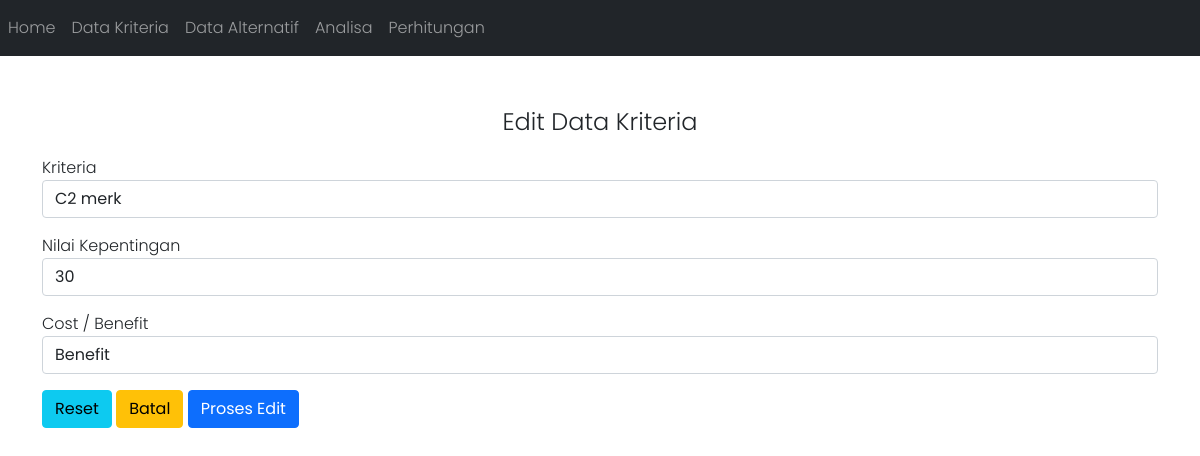
Before: /edit-kriteria.php?id=2 with the older database file.
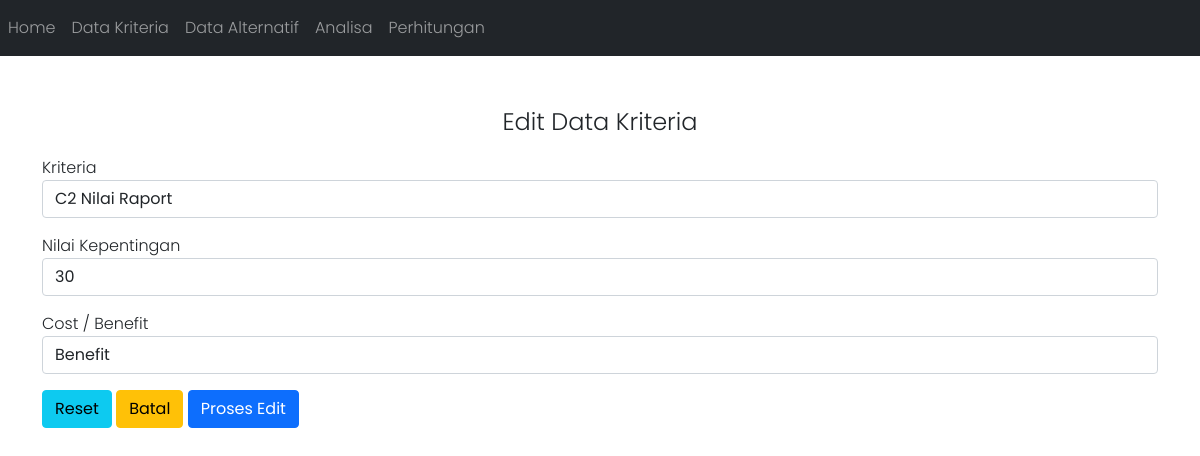
After: the same page with the newer database file.
### tables this page shows
CREATE TABLE `kriteria` (
  `id_kriteria` int PRIMARY KEY NOT NULL AUTO_INCREMENT,
  `kriteria` varchar(100) NOT NULL,
  `kepentingan` varchar(20) NOT NULL,
  `cost_benefit` varchar(20) NOT NULL
);

### edit-kriteria.php (the view, shortened to what this page needs)
<?php
include('configdb.php');
?>
<!DOCTYPE html>
<html lang="en">
<head>
  <link href="https://cdn.jsdelivr.net/npm/bootstrap@5.0.2/dist/css/bootstrap.min.css" rel="stylesheet">
  <link rel="stylesheet" href="style.css">
  <link rel="stylesheet" href="https://unpkg.com/aos@next/dist/aos.css" />
</head>
<body>
    <nav class="navbar navbar-expand-lg navbar-dark bg-dark">
    <div class="collapse navbar-collapse" id="navbarResponsive">
      <ul class="navbar-nav ml-auto">
        <li class="nav-item active">
          <a class="nav-link" href="#">Home</a>
        </li>
        <li class="nav-item">
          <a class="nav-link" href="kriteria.php">Data Kriteria</a>
        </li>
        <li class="nav-item">
          <a class="nav-link" href="alternatif.php">Data Alternatif</a>
        </li>
        <li class="nav-item">
          <a class="nav-link" href="analisa.php">Analisa</a>
        </li>
        <li class="nav-item">
          <a class="nav-link" href="perhitungan.php">Perhitungan</a>
        </li>
      </ul>
    </div>
  </nav>
  <div class="container mt-5">
    <div class="panel panel-primary">
      <div class="text3 text-center" style="font-size: 2vw;" data-aos="fade-right" data-aos-duration="700">Edit Data Kriteria</div>
      <?php
      $result = $mysqli->query("select * from kriteria where id_kriteria = " . $_GET['id'] . "");
      while ($row = $result->fetch_assoc()) {
      ?>
        <div class="panel-body" data-aos="fade-right" data-aos-duration="700">
          <form role="form" method="post" action="edit-k.php?id=<?php echo $_GET['id']; ?>">
            <div class="box-body mt-2">
              <div class="form-group mt-3">
                <label for="kriteria">Kriteria</label>
                <input type="text" class="form-control" name="kriteria" id="kriteria" value="<?php echo $row["kriteria"]; ?>" placeholder="Kriteria">
              </div>
              <div class="form-group mt-3">
                <label for="kepentingan">Nilai Kepentingan</label>
                <input type="number" class="form-control" name="kepentingan" id="kepentingan" value="<?php echo $row["kepentingan"]; ?>" min="1">
              </div>
              <div class="form-group mt-3">
                <label for="cost_benefit">Cost / Benefit</label>
                <select class="form-control" name="cost_benefit" id="cost_benefit">
                  <option value='benefit' <?php if ($row["cost_benefit"] == 'benefit') echo "selected" ?>>Benefit</option>
                </select>
              </div>
            </div>
            <div class="box-footer mt-3">
              <button type="reset" class="btn btn-info">Reset</button>
              <a href="kriteria.php" type="cancel" class="btn btn-warning">Batal</a>
              <button type="submit" class="btn btn-primary">Proses Edit</button>
            </div>
          </form>
        <?php
      }
        ?>
        </div>
    </div>
  </div>
</body>
</html>

Changed rows visible on the page:
changed kriteria "Benefit": kriteria "C2 merk" → "C2 Nilai Raport"
